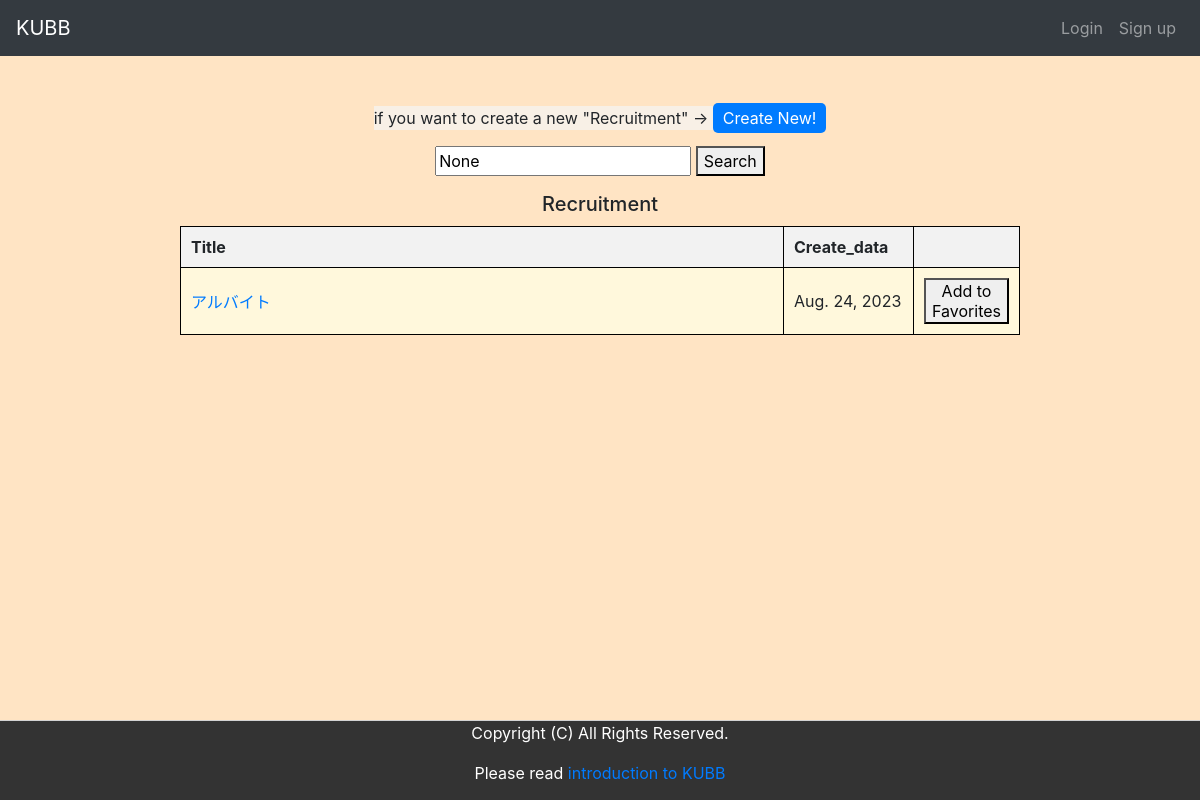
The app's page /recruitment_search, older data.
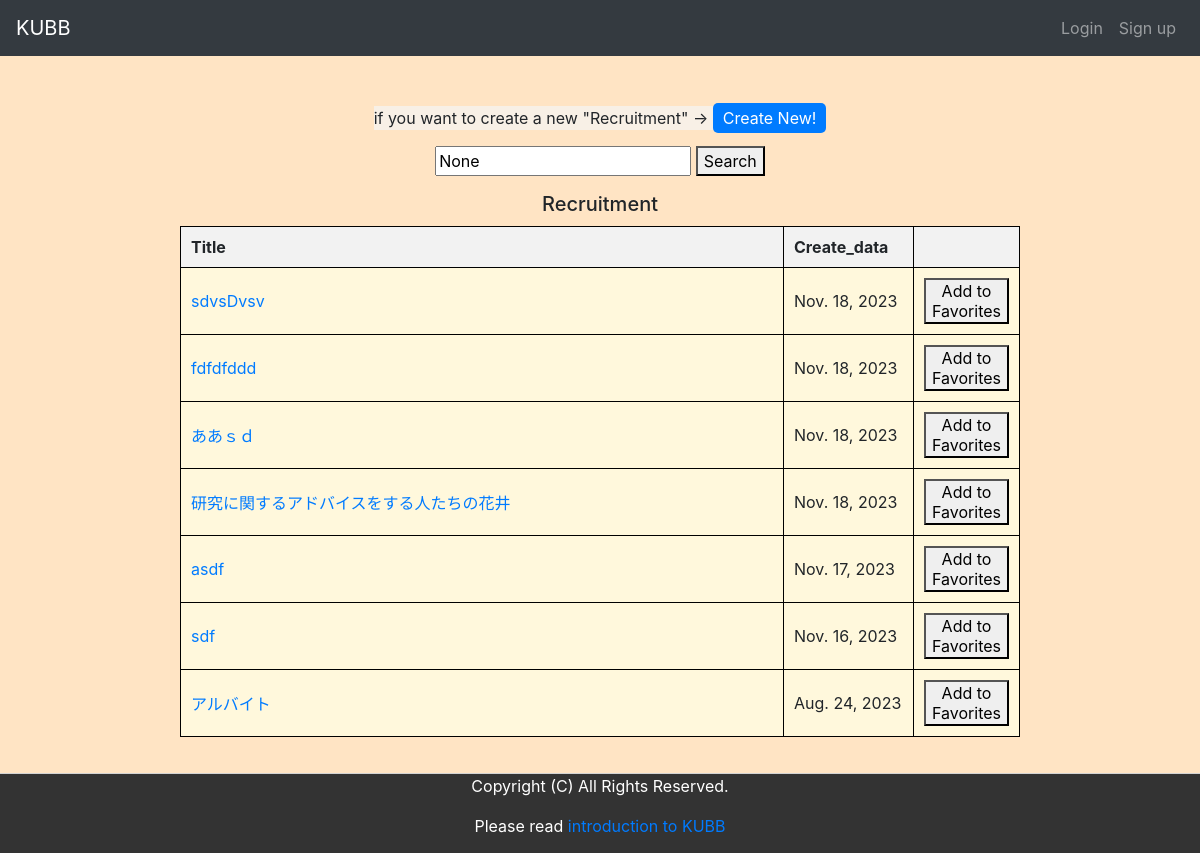
The same page, newer data.
### dream/models.py (models this page shows, shortened)
class Recruitment(models.Model):
    title = models.CharField(max_length=50,unique=True)
    body = models.CharField(max_length=200)
    adress = models.CharField(max_length=20,blank=False,default='adress')
    create_date = models.DateField( auto_now=True)
    tags = models.ManyToManyField(Recruitment_Tag, blank=True)
    author = models.CharField(max_length=50, blank=True)

### dream/views.py (the view)
# urls.py: path('recruitment_search', views.recruitment_search, name='recruitment_search'),
def recruitment_search(request):
    keyword = request.GET.get("keyword")
    data =Recruitment.objects.all()
    queryset="a"
    error_message="a"
    list = []
    for da in data:
        search = da.title
        list.append(search)
    if keyword in list:
            queryset = "b"
    else:
            error_message = "That title does not exist."
    all_data = Recruitment.objects.all().order_by('-create_date')
    context = {
        "queryset":queryset,
        "all_data" :all_data,
        "keyword": keyword,
        "error_message":error_message,
    }
    return render(request, "dream/recruitment_list.html", context)

### dream/templates/dream/recruitment_list.html (shortened to what this page needs)
{% extends "dream/base.html" %}
{% block content %}
<div class="gray-box">
    <div class="center-content">
        <span class="create">if you want to create a new "Recruitment" → <a href="{% url 'dream:recruitment_create' %}" class="create-button">Create New!</a></span>
            <form method="get" action="{% url 'dream:recruitment_search' %}">
                <input type="text" name="keyword" value="{{ keyword }}" placeholder="Search...">
                <button type="submit">Search</button>
            </form>
           <table>
                <h1>Recruitment</h1>
                <tr>
                    <th>Title</th>
                    <th style="width: 130px;">Create_data</th>
                    <th style="width: 60px;"></th>
                <tr>
                {% for i in all_data %}
                <tr>
                    <td><a href="{% url 'dream:detail' title=i.title %}" >{{ i.title }}</a></td>
                    <td>{{ i.create_date }}</td>
                    <td><form action="{% url 'dream:recruitment_like' room_name=i.title %}" method="POST">
                            <button type="submit" class="favorite_button">Add to Favorites</button>
                        </form>
                    </td>
                </tr>
                {% endfor %}
            </table>
    </div>
</div>
{% endblock %}

Row changes from the older to the newer data that the page shows:
added Recruitment: title "sdvsDvsv", create_date "Nov. 18, 2023"
added Recruitment: title "fdfdfddd", create_date "Nov. 18, 2023"
added Recruitment: title "ああｓｄ", create_date "Nov. 18, 2023"
added Recruitment: title "研究に関するアドバイスをする人たちの花井", create_date "Nov. 18, 2023"
added Recruitment: title "asdf", create_date "Nov. 17, 2023"
added Recruitment: title "sdf", create_date "Nov. 16, 2023"
